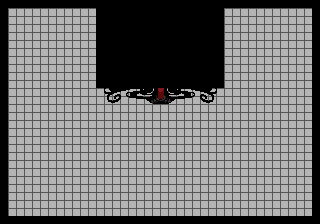

A 2D game scene composited from a Tiled map and its tileset images. What follows is a short description and the map's XML, with every tile layer's data as written:
An orthogonal 40x28 tile map with 8x8 px tiles, 2 tile layers (gfx, walls) and 7 objects (3x Enemy, 3x Item, Spawn).

<map version="1.10" tiledversion="1.10.2" orientation="orthogonal" renderorder="right-down" width="40" height="28" tilewidth="8" tileheight="8" infinite="0" nextlayerid="6" nextobjectid="17">
 <tileset firstgid="1" source="boss-temple.tsx" />
 <layer id="1" name="gfx" width="40" height="28">
  <data encoding="csv">
16,8,8,8,8,8,8,8,8,8,8,8,8,8,8,8,8,8,8,8,8,8,8,8,8,8,8,8,8,8,8,8,8,8,8,8,8,8,8,13,
6,12,12,12,12,12,12,12,12,12,12,12,17,18,19,20,21,22,23,24,25,26,27,28,29,30,31,32,12,12,12,12,12,12,12,12,12,12,12,4,
6,12,12,12,12,12,12,12,12,12,12,12,33,34,35,36,37,38,39,40,41,42,43,44,45,46,47,48,12,12,12,12,12,12,12,12,12,12,12,4,
6,12,12,12,12,12,12,12,12,12,12,12,49,50,51,52,53,54,55,56,57,58,59,60,61,62,63,64,12,12,12,12,12,12,12,12,12,12,12,4,
6,12,12,12,12,12,12,12,12,12,12,12,65,66,67,68,69,70,71,72,73,74,75,76,77,78,79,80,12,12,12,12,12,12,12,12,12,12,12,4,
6,12,12,12,12,12,12,12,12,12,12,12,81,82,83,84,85,86,87,88,89,90,91,92,93,94,95,96,12,12,12,12,12,12,12,12,12,12,12,4,
6,12,12,12,12,12,12,12,12,12,12,12,97,98,99,100,101,102,103,104,105,106,107,108,109,110,111,112,12,12,12,12,12,12,12,12,12,12,12,4,
6,12,12,12,12,12,12,12,12,12,12,12,113,114,115,116,117,118,119,120,121,122,123,124,125,126,127,128,12,12,12,12,12,12,12,12,12,12,12,4,
6,12,12,12,12,12,12,12,12,12,12,12,129,130,131,132,133,134,135,136,137,138,139,140,141,142,143,144,12,12,12,12,12,12,12,12,12,12,12,4,
6,12,12,12,12,12,12,12,12,12,12,12,145,146,147,148,149,150,151,152,153,154,155,156,157,158,159,160,12,12,12,12,12,12,12,12,12,12,12,4,
6,12,12,12,12,12,12,12,12,12,12,12,161,162,163,164,165,166,167,168,169,170,171,172,173,174,175,176,12,12,12,12,12,12,12,12,12,12,12,4,
6,12,12,12,12,12,12,12,12,12,12,12,177,178,179,180,181,182,183,184,185,186,187,188,189,190,191,192,12,12,12,12,12,12,12,12,12,12,12,4,
6,12,12,12,12,12,12,12,12,12,12,12,193,194,195,196,197,198,199,200,201,202,203,204,205,206,207,208,12,12,12,12,12,12,12,12,12,12,12,4,
6,12,12,12,12,12,12,12,12,12,12,12,12,12,12,12,12,12,12,12,12,12,12,12,12,12,12,12,12,12,12,12,12,12,12,12,12,12,12,4,
6,12,12,12,12,12,12,12,12,12,12,12,12,12,12,12,12,12,12,12,12,12,12,12,12,12,12,12,12,12,12,12,12,12,12,12,12,12,12,4,
6,12,12,12,12,12,12,12,12,12,12,12,12,12,12,12,12,12,12,12,12,12,12,12,12,12,12,12,12,12,12,12,12,12,12,12,12,12,12,4,
6,12,12,12,12,12,12,12,12,12,12,12,12,12,12,12,12,12,12,12,12,12,12,12,12,12,12,12,12,12,12,12,12,12,12,12,12,12,12,4,
6,12,12,12,12,12,12,12,12,12,12,12,12,12,12,12,12,12,12,12,12,12,12,12,12,12,12,12,12,12,12,12,12,12,12,12,12,12,12,4,
6,12,12,12,12,12,12,12,12,12,12,12,12,12,12,12,12,12,12,12,12,12,12,12,12,12,12,12,12,12,12,12,12,12,12,12,12,12,12,4,
6,12,12,12,12,12,12,12,12,12,12,12,12,12,12,12,12,12,12,12,12,12,12,12,12,12,12,12,12,12,12,12,12,12,12,12,12,12,12,4,
6,12,12,12,12,12,12,12,12,12,12,12,12,12,12,12,12,12,12,12,12,12,12,12,12,12,12,12,12,12,12,12,12,12,12,12,12,12,12,4,
6,12,12,12,12,12,12,12,12,12,12,12,12,12,12,12,12,12,12,12,12,12,12,12,12,12,12,12,12,12,12,12,12,12,12,12,12,12,12,4,
6,12,12,12,12,12,12,12,12,12,12,12,12,12,12,12,12,12,12,12,12,12,12,12,12,12,12,12,12,12,12,12,12,12,12,12,12,12,12,4,
6,12,12,12,12,12,12,12,12,12,12,12,12,12,12,12,12,12,12,12,12,12,12,12,12,12,12,12,12,12,12,12,12,12,12,12,12,12,12,4,
6,12,12,12,12,12,12,12,12,12,12,12,12,12,12,12,12,12,12,12,12,12,12,12,12,12,12,12,12,12,12,12,12,12,12,12,12,12,12,4,
6,12,12,12,12,12,12,12,12,12,12,12,12,12,12,12,12,12,12,12,12,12,12,12,12,12,12,12,12,12,12,12,12,12,12,12,12,12,12,4,
6,12,12,12,12,12,12,12,12,12,12,12,12,12,12,12,12,12,12,12,12,12,12,12,12,12,12,12,12,12,12,12,12,12,12,12,12,12,12,4,
15,2,2,2,2,2,2,2,2,2,2,2,2,2,2,2,2,2,2,2,2,2,2,2,2,2,2,2,2,2,2,2,2,2,2,2,2,2,2,14
</data>
 </layer>
 <layer id="2" name="walls" width="40" height="28">
  <data encoding="csv">
11,11,11,11,11,11,11,11,11,11,11,11,11,11,11,11,11,11,11,11,11,11,11,11,11,11,11,11,11,11,11,11,11,11,11,11,11,11,11,11,
11,0,0,0,0,0,0,0,0,0,0,0,11,11,11,11,11,11,11,11,11,11,11,11,11,11,11,11,0,0,0,0,0,0,0,0,0,0,0,11,
11,0,0,0,0,0,0,0,0,0,0,0,11,11,11,11,11,11,11,11,11,11,11,11,11,11,11,11,0,0,0,0,0,0,0,0,0,0,0,11,
11,0,0,0,0,0,0,0,0,0,0,0,11,11,11,11,11,11,11,11,11,11,11,11,11,11,11,11,0,0,0,0,0,0,0,0,0,0,0,11,
11,0,0,0,0,0,0,0,0,0,0,0,11,11,11,11,11,11,11,11,11,11,11,11,11,11,11,11,0,0,0,0,0,0,0,0,0,0,0,11,
11,0,0,0,0,0,0,0,0,0,0,0,11,11,11,11,11,11,11,11,11,11,11,11,11,11,11,11,0,0,0,0,0,0,0,0,0,0,0,11,
11,0,0,0,0,0,0,0,0,0,0,0,11,11,11,11,11,11,11,11,11,11,11,11,11,11,11,11,0,0,0,0,0,0,0,0,0,0,0,11,
11,0,0,0,0,0,0,0,0,0,0,0,11,11,11,11,11,11,11,11,11,11,11,11,11,11,11,11,0,0,0,0,0,0,0,0,0,0,0,11,
11,0,0,0,0,0,0,0,0,0,0,0,11,11,11,11,11,11,11,11,11,11,11,11,11,11,11,11,0,0,0,0,0,0,0,0,0,0,0,11,
11,0,0,0,0,0,0,0,0,0,0,0,11,11,11,11,11,11,11,11,11,11,11,11,11,11,11,11,0,0,0,0,0,0,0,0,0,0,0,11,
11,0,0,0,0,0,0,0,0,0,0,0,11,11,11,11,11,11,11,11,11,11,11,11,11,11,11,11,0,0,0,0,0,0,0,0,0,0,0,11,
11,0,0,0,0,0,0,0,0,0,0,0,0,0,0,0,0,0,0,0,0,0,0,0,0,0,0,0,0,0,0,0,0,0,0,0,0,0,0,11,
11,0,0,0,0,0,0,0,0,0,0,0,0,0,0,0,0,0,0,0,0,0,0,0,0,0,0,0,0,0,0,0,0,0,0,0,0,0,0,11,
11,0,0,0,0,0,0,0,0,0,0,0,0,0,0,0,0,0,0,0,0,0,0,0,0,0,0,0,0,0,0,0,0,0,0,0,0,0,0,11,
11,0,0,0,0,0,0,0,0,0,0,0,0,0,0,0,0,0,0,0,0,0,0,0,0,0,0,0,0,0,0,0,0,0,0,0,0,0,0,11,
11,0,0,0,0,0,0,0,0,0,0,0,0,0,0,0,0,0,0,0,0,0,0,0,0,0,0,0,0,0,0,0,0,0,0,0,0,0,0,11,
11,0,0,0,0,0,0,0,0,0,0,0,0,0,0,0,0,0,0,0,0,0,0,0,0,0,0,0,0,0,0,0,0,0,0,0,0,0,0,11,
11,0,0,0,0,0,0,0,0,0,0,0,0,0,0,0,0,0,0,0,0,0,0,0,0,0,0,0,0,0,0,0,0,0,0,0,0,0,0,11,
11,0,0,0,0,0,0,0,0,0,0,0,0,0,0,0,0,0,0,0,0,0,0,0,0,0,0,0,0,0,0,0,0,0,0,0,0,0,0,11,
11,0,0,0,0,0,0,0,0,0,0,0,0,0,0,0,0,0,0,0,0,0,0,0,0,0,0,0,0,0,0,0,0,0,0,0,0,0,0,11,
11,0,0,0,0,0,0,0,0,0,0,0,0,0,0,0,0,0,0,0,0,0,0,0,0,0,0,0,0,0,0,0,0,0,0,0,0,0,0,11,
11,0,0,0,0,0,0,0,0,0,0,0,0,0,0,0,0,0,0,0,0,0,0,0,0,0,0,0,0,0,0,0,0,0,0,0,0,0,0,11,
11,0,0,0,0,0,0,0,0,0,0,0,0,0,0,0,0,0,0,0,0,0,0,0,0,0,0,0,0,0,0,0,0,0,0,0,0,0,0,11,
11,0,0,0,0,0,0,0,0,0,0,0,0,0,0,0,0,0,0,0,0,0,0,0,0,0,0,0,0,0,0,0,0,0,0,0,0,0,0,11,
11,0,0,0,0,0,0,0,0,0,0,0,0,0,0,0,0,0,0,0,0,0,0,0,0,0,0,0,0,0,0,0,0,0,0,0,0,0,0,11,
11,0,0,0,0,0,0,0,0,0,0,0,0,0,0,0,0,0,0,0,0,0,0,0,0,0,0,0,0,0,0,0,0,0,0,0,0,0,0,11,
11,0,0,0,0,0,0,0,0,0,0,0,0,0,0,0,0,0,0,0,0,0,0,0,0,0,0,0,0,0,0,0,0,0,0,0,0,0,0,11,
11,11,11,11,11,11,11,11,11,11,11,11,11,11,11,11,11,11,11,11,11,11,11,11,11,11,11,11,11,11,11,11,11,11,11,11,11,11,11,11
</data>
 </layer>
 <objectgroup id="4" name="objs">
  <object id="2" name="Boss" type="Enemy" x="160" y="64">
   <point />
  </object>
  <object id="5" name="Spawn" x="160" y="208">
   <point />
  </object>
  <object id="10" name="Goggles" type="Item" x="288" y="192">
   <point />
  </object>
  <object id="11" name="HeartItem" type="Item" x="280" y="72">
   <point />
  </object>
  <object id="15" name="OrcMinion" type="Enemy" x="24" y="32">
   <properties>
    <property name="invulnerable" type="bool" value="true" />
    <property name="speed" type="int" value="64" />
   </properties>
   <point />
  </object>
  <object id="16" name="AngelMinion" type="Enemy" x="296" y="32">
   <properties>
    <property name="invulnerable" type="bool" value="true" />
    <property name="speed" type="int" value="64" />
   </properties>
   <point />
  </object>
  <object id="17" name="HeartItem" type="Item" x="40" y="72">
   <point />
  </object>
 </objectgroup>
</map>
